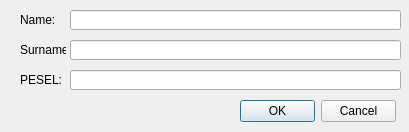
<?xml version="1.0" encoding="UTF-8"?>
<ui version="4.0">
    <class>Dialog</class>
    <widget class="QDialog" name="Dialog">
        <property name="geometry">
            <rect>
                <x>0</x>
                <y>0</y>
                <width>409</width>
                <height>132</height>
            </rect>
        </property>
        <property name="windowTitle">
            <string>Add Renter</string>
        </property>
        <widget class="QLabel" name="label">
            <property name="geometry">
                <rect>
                    <x>20</x>
                    <y>10</y>
                    <width>46</width>
                    <height>20</height>
                </rect>
            </property>
            <property name="text">
                <string>Name:</string>
            </property>
        </widget>
        <widget class="QLabel" name="label_2">
            <property name="geometry">
                <rect>
                    <x>20</x>
                    <y>40</y>
                    <width>46</width>
                    <height>20</height>
                </rect>
            </property>
            <property name="text">
                <string>Surname:</string>
            </property>
        </widget>
        <widget class="QLineEdit" name="name_input">
            <property name="geometry">
                <rect>
                    <x>70</x>
                    <y>10</y>
                    <width>331</width>
                    <height>20</height>
                </rect>
            </property>
        </widget>
        <widget class="QLineEdit" name="surname_input">
            <property name="geometry">
                <rect>
                    <x>70</x>
                    <y>40</y>
                    <width>331</width>
                    <height>20</height>
                </rect>
            </property>
        </widget>
        <widget class="QDialogButtonBox" name="buttonBox">
            <property name="geometry">
                <rect>
                    <x>240</x>
                    <y>100</y>
                    <width>156</width>
                    <height>23</height>
                </rect>
            </property>
            <property name="standardButtons">
                <set>QDialogButtonBox::Cancel|QDialogButtonBox::Ok</set>
            </property>
        </widget>
        <widget class="QLineEdit" name="pesel_input">
            <property name="geometry">
                <rect>
                    <x>70</x>
                    <y>70</y>
                    <width>331</width>
                    <height>20</height>
                </rect>
            </property>
        </widget>
        <widget class="QLabel" name="label_3">
            <property name="geometry">
                <rect>
                    <x>20</x>
                    <y>70</y>
                    <width>46</width>
                    <height>20</height>
                </rect>
            </property>
            <property name="text">
                <string>PESEL:</string>
            </property>
        </widget>
    </widget>
    <tabstops>
        <tabstop>name_input</tabstop>
        <tabstop>surname_input</tabstop>
        <tabstop>pesel_input</tabstop>
        <tabstop>buttonBox</tabstop>
    </tabstops>
    <resources/>
    <connections/>
</ui>
